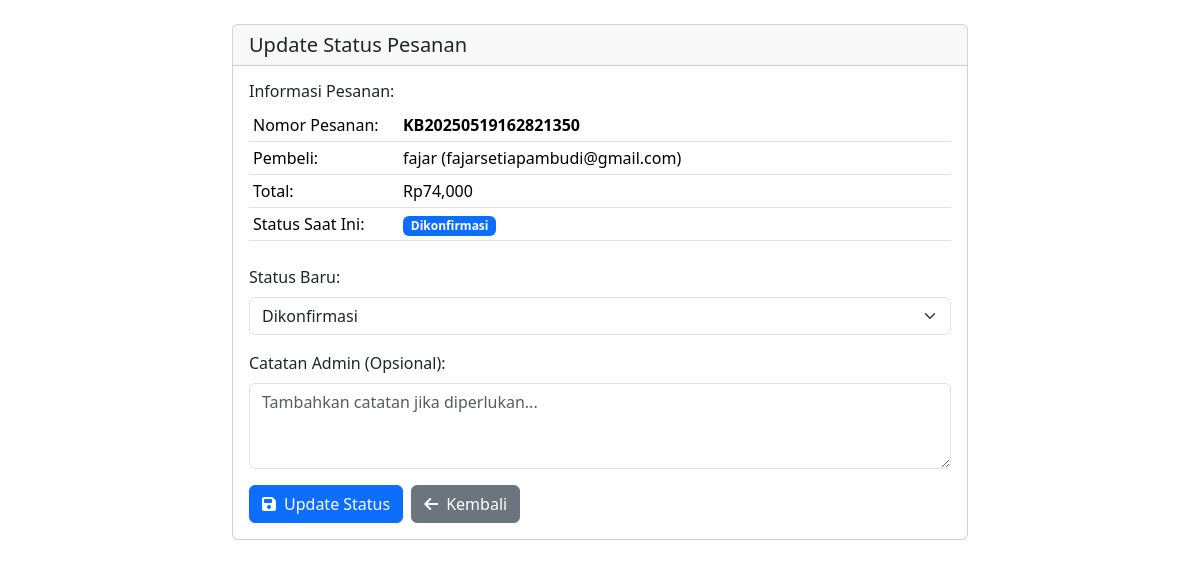
The app's page /fitur/update_status_pesanan.php?id=2 (signed in) with its own data.
### tables this page shows
CREATE TABLE `pesanan` (
  `id` int NOT NULL AUTO_INCREMENT,
  `user_id` int NOT NULL,
  `nomor_pesanan` varchar(50) NOT NULL,
  `nama_penerima` varchar(100) NOT NULL,
  `telepon` varchar(20) NOT NULL,
  `alamat` text NOT NULL,
  `kota` varchar(100) NOT NULL,
  `kode_pos` varchar(10) NOT NULL,
  `catatan` text,
  `metode_pembayaran` varchar(50) NOT NULL,
  `total_harga` decimal(15,2) NOT NULL,
  `ongkir` decimal(15,2) NOT NULL,
  `total_bayar` decimal(15,2) NOT NULL,
  `status` varchar(50) NOT NULL DEFAULT 'Menunggu Pembayaran',
  `tanggal_pesanan` timestamp NULL DEFAULT CURRENT_TIMESTAMP,
  `bukti_pembayaran` varchar(255) DEFAULT NULL,
  `tanggal_upload_bukti` datetime DEFAULT NULL,
  `tanggal_verifikasi` datetime DEFAULT NULL,
  `verified_by` int DEFAULT NULL,
  `catatan_admin` text,
  PRIMARY KEY (`id`),
  UNIQUE KEY `nomor_pesanan` (`nomor_pesanan`),
  KEY `user_id` (`user_id`),
  CONSTRAINT `pesanan_ibfk_1` FOREIGN KEY (`user_id`) REFERENCES `pengguna` (`id`)
);

CREATE TABLE `pengguna` (
  `id` int NOT NULL AUTO_INCREMENT,
  `username` varchar(255) NOT NULL,
  `nama_lengkap` varchar(100) DEFAULT NULL,
  `email` varchar(255) NOT NULL,
  `password` varchar(255) NOT NULL,
  `reset_token` varchar(255) DEFAULT NULL,
  `reset_token_expires_at` datetime DEFAULT NULL,
  `telepon` varchar(15) DEFAULT NULL,
  `tanggal_lahir` date DEFAULT NULL,
  `jenis_kelamin` char(1) DEFAULT NULL,
  `alamat` text,
  `kota` varchar(50) DEFAULT NULL,
  `provinsi` varchar(50) DEFAULT NULL,
  `kode_pos` varchar(10) DEFAULT NULL,
  `foto_profil` varchar(255) DEFAULT NULL,
  `created_at` timestamp NULL DEFAULT CURRENT_TIMESTAMP,
  `updated_at` timestamp NULL DEFAULT CURRENT_TIMESTAMP ON UPDATE CURRENT_TIMESTAMP,
  PRIMARY KEY (`id`),
  UNIQUE KEY `email` (`email`)
);

### fitur/update_status_pesanan.php (the view, shortened to what this page needs)
<?php
require '../config.php';
$pesanan_id = isset($_GET['id']) ? (int)$_GET['id'] : 0;
$query = mysqli_query($conn, "
    SELECT p.*, u.username, u.email
    FROM pesanan p
    JOIN pengguna u ON p.user_id = u.id
    WHERE p.id = $pesanan_id
");
$pesanan = mysqli_fetch_assoc($query);
$status_options = [
    'Menunggu Pembayaran',
    'Menunggu Verifikasi',
    'Dikonfirmasi',
    'Diproses',
    'Dikirim',
    'Selesai',
    'Dibatalkan'
];
?>
<!DOCTYPE html>
<html lang="en">
<head>
    <link href="https://cdn.jsdelivr.net/npm/bootstrap@5.3.3/dist/css/bootstrap.min.css" rel="stylesheet">
    <link rel="stylesheet" href="https://cdnjs.cloudflare.com/ajax/libs/font-awesome/6.4.0/css/all.min.css">
</head>
<body>
    <div class="container mt-4">
        <div class="row justify-content-center">
            <div class="col-md-8">
                <div class="card">
                    <div class="card-header">
                        <h5 class="mb-0">Update Status Pesanan</h5>
                    </div>
                    <div class="card-body">
                        <div class="mb-4">
                            <h6>Informasi Pesanan:</h6>
                            <table class="table table-sm">
                                <tr>
                                    <td width="150">Nomor Pesanan:</td>
                                    <td><strong><?= $pesanan['nomor_pesanan'] ?></strong></td>
                                </tr>
                                <tr>
                                    <td>Pembeli:</td>
                                    <td><?= $pesanan['username'] ?> (<?= $pesanan['email'] ?>)</td>
                                </tr>
                                <tr>
                                    <td>Total:</td>
                                    <td>Rp<?= number_format($pesanan['total_bayar']) ?></td>
                                </tr>
                                <tr>
                                    <td>Status Saat Ini:</td>
                                    <td><span class="badge bg-primary"><?= $pesanan['status'] ?></span></td>
                                </tr>
                            </table>
                        </div>
                        <form method="POST">
                            <div class="mb-3">
                                <label for="status" class="form-label">Status Baru:</label>
                                <select class="form-select" id="status" name="status" required>
                                    <?php foreach ($status_options as $status): ?>
                                        <option value="<?= $status ?>" <?= $pesanan['status'] == $status ? 'selected' : '' ?>>
                                            <?= $status ?>
                                        </option>
                                    <?php endforeach; ?>
                                </select>
                            </div>
                            <div class="mb-3">
                                <label for="catatan_admin" class="form-label">Catatan Admin (Opsional):</label>
                                <textarea class="form-control" id="catatan_admin" name="catatan_admin" rows="3"
                                          placeholder="Tambahkan catatan jika diperlukan..."><?= $pesanan['catatan_admin'] ?? '' ?></textarea>
                            </div>
                            <div class="d-flex gap-2">
                                <button type="submit" class="btn btn-primary">
                                    <i class="fas fa-save me-2"></i>Update Status
                                </button>
                                <a href="pesanan.php" class="btn btn-secondary">
                                    <i class="fas fa-arrow-left me-2"></i>Kembali
                                </a>
                            </div>
                        </form>
                    </div>
                </div>
            </div>
        </div>
    </div>
</body>
</html>

### records on screen
pesanan: nomor_pesanan "KB20250519162821350", user.username "fajar", user.email "fajarsetiapambudi@gmail.com", total_bayar "74,000", status "Dikonfirmasi"
